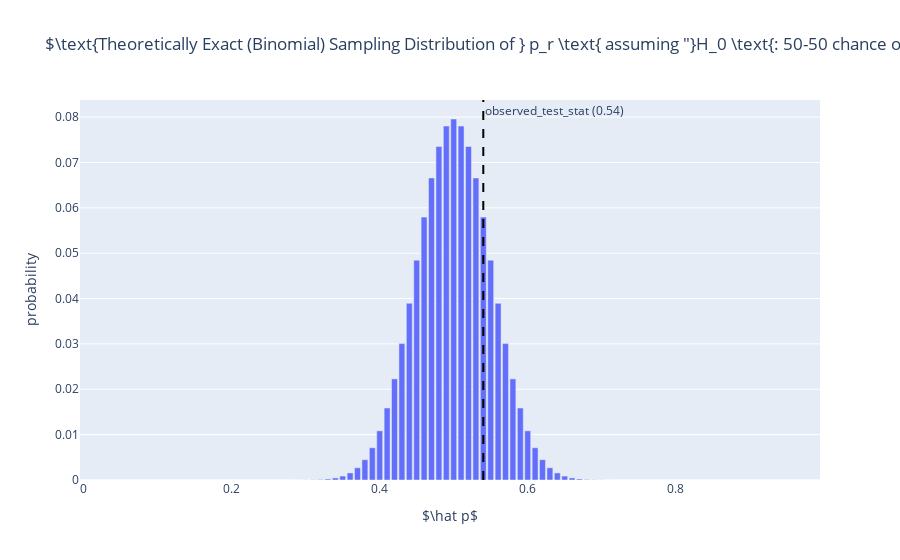

The notebook cell this image was saved under:
### Markdown cell above
**Importantly this code uses stats.binom(n=sample_size, p=0.5).pmf(x) to create a sample.** [Click "down" next]

### Code cell
# Theoretically Exact (Binomial) Sampling Distribution
from scipy import stats; x=np.arange(0,100); sample_size=100; prob=stats.binom(n=sample_size, p=0.5).pmf(x) # setup for binomial distribution
fig = px.bar(pd.DataFrame({'$\hat p$':x/sample_size,'probability':prob}), x='$\hat p$', y='probability',
                title='$\\text{Theoretically Exact (Binomial) Sampling Distribution of } p_r \\text{ assuming "}H_0 \\text{: 50-50 chance of red"}$')
fig.add_vline(x=observed_test_stat, line_dash="dash", line_color="black",
              annotation_text="observed_test_stat ("+str(observed_test_stat)+")")
# Theoretically Exact (Binomial) Sampling Distribution p-value calculation
p_value = (1-stats.binom(n=100, p=0.5).cdf(54-1))*2  # "two sided" p-value
# This calculates "as or more extreme" as the sum of all the probabilities (bin heights) that are located at 
# 54/100, 55/100, 56/100, ..., up to 100/100 (and then multiplies this sum by two since this distribution is symmetric)
print('Our theoretical p-value calculation based on the theoretical binomial distribution is ' + str(np.round(p_value, 5))); fig.show()
# uncomment `nbins=100` and set `num_samples=100000` in the previous histogram to see that
# the simulation estimates this Theoretically Exact (Binomial) Sampling Distribution...

### Figure 1 — Plotly figure (JSON) as saved in the notebook; plotly's stock layout.template omitted (floating-point values rounded to 4 significant figures)
{"data": [{"alignmentgroup": "True", "hovertemplate": "$\\hat p$=%{x}<br>probability=%{y}<extra></extra>", "legendgroup": "", "marker": {"color": "#636efa", "pattern": {"shape": ""}}, "name": "", "offsetgroup": "", "orientation": "v", "showlegend": false, "textposition": "auto", "type": "bar", "x": [0, 0.01, 0.02, 0.03, 0.04, 0.05, 0.06, 0.07, 0.08, 0.09, 0.1, 0.11, 0.12, 0.13, 0.14, 0.15, 0.16, 0.17, 0.18, 0.19, 0.2, 0.21, 0.22, 0.23, 0.24, 0.25, 0.26, 0.27, 0.28, 0.29, 0.3, 0.31, 0.32, 0.33, 0.34, 0.35, 0.36, 0.37, 0.38, 0.39, 0.4, 0.41, 0.42, 0.43, 0.44, 0.45, 0.46, 0.47, 0.48, 0.49, 0.5, 0.51, 0.52, 0.53, 0.54, 0.55, 0.56, 0.57, 0.58, 0.59, 0.6, 0.61, 0.62, 0.63, 0.64, 0.65, 0.66, 0.67, 0.68, 0.69, 0.7, 0.71, 0.72, 0.73, 0.74, 0.75, 0.76, 0.77, 0.78, 0.79, 0.8, 0.81, 0.82, 0.83, 0.84, 0.85, 0.86, 0.87, 0.88, 0.89, 0.9, 0.91, 0.92, 0.93, 0.94, 0.95, 0.96, 0.97, 0.98, 0.99], "xaxis": "x", "y": [7.889e-31, 7.889e-29, 3.905e-27, 1.276e-25, 3.093e-24, 5.939e-23, 9.404e-22, 1.263e-20, 1.468e-19, 1.501e-18, 1.366e-17, 1.117e-16, 8.286e-16, 5.609e-15, 3.486e-14, 1.998e-13, 1.062e-12, 5.246e-12, 2.419e-11, 1.044e-10, 4.228e-10, 1.611e-09, 5.784e-09, 1.962e-08, 6.293e-08, 1.913e-07, 5.519e-07, 1.513e-06, 3.943e-06, 9.79e-06, 2.317e-05, 5.232e-05, 0.0001128, 0.0002325, 0.0004581, 0.0008639, 0.00156, 0.002698, 0.004473, 0.007111, 0.01084, 0.01587, 0.02229, 0.03007, 0.03895, 0.04847, 0.05796, 0.06659, 0.07353, 0.07803, 0.07959, 0.07803, 0.07353, 0.06659, 0.05796, 0.04847, 0.03895, 0.03007, 0.02229, 0.01587, 0.01084, 0.007111, 0.004473, 0.002698, 0.00156, 0.0008639, 0.0004581, 0.0002325, 0.0001128, 5.232e-05, 2.317e-05, 9.79e-06, 3.943e-06, 1.513e-06, 5.519e-07, 1.913e-07, 6.293e-08, 1.962e-08, 5.784e-09, 1.611e-09, 4.228e-10, 1.044e-10, 2.419e-11, 5.246e-12, 1.062e-12, 1.998e-13, 3.486e-14, 5.609e-15, 8.286e-16, 1.117e-16, 1.366e-17, 1.501e-18, 1.468e-19, 1.263e-20, 9.404e-22, 5.939e-23, 3.093e-24, 1.276e-25, 3.905e-27, 7.889e-29], "yaxis": "y"}], "layout": {"annotations": [{"showarrow": false, "text": "observed_test_stat (0.54)", "x": 0.54, "xanchor": "left", "xref": "x", "y": 1, "yanchor": "top", "yref": "y domain"}], "barmode": "relative", "legend": {"tracegroupgap": 0}, "shapes": [{"line": {"color": "black", "dash": "dash"}, "type": "line", "x0": 0.54, "x1": 0.54, "xref": "x", "y0": 0, "y1": 1, "yref": "y domain"}], "title": {"text": "$\\text{Theoretically Exact (Binomial) Sampling Distribution of } p_r \\text{ assuming \"}H_0 \\text{: 50-50 chance of red\"}$"}, "xaxis": {"anchor": "y", "domain": [0, 1], "title": {"text": "$\\hat p$"}}, "yaxis": {"anchor": "x", "domain": [0, 1], "title": {"text": "probability"}}}}
